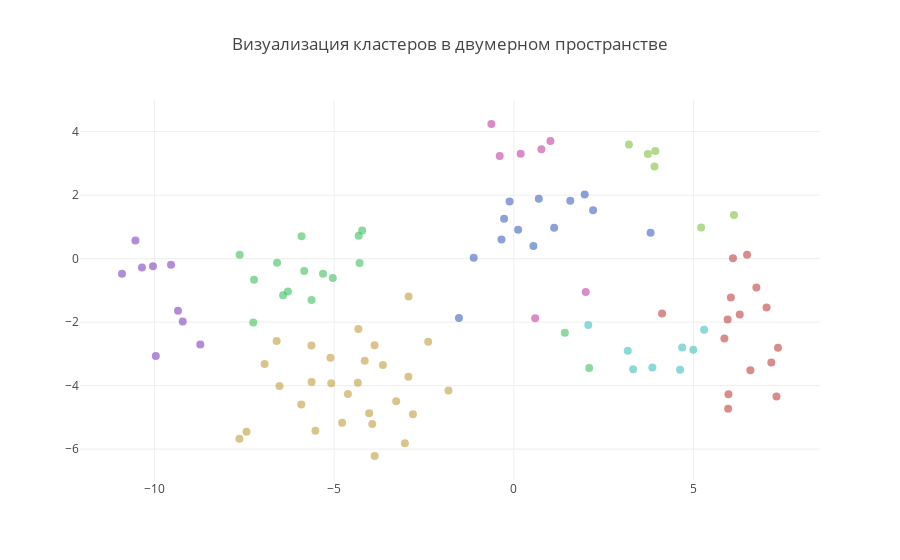

The notebook cell saved with this chart:
### Markdown cell above
Добавим немного интерактива

### Code cell
# добавим немного интерактива (надо настроить слайдер)
for_plt = pd.DataFrame(list(zip(tsne_representation[:, 0], 
                                tsne_representation[:, 1], 
                                list(data_std.columns),
                                preds)), columns=['x', 'y', 'id', 'clust'])

c=['hsl('+str(360/(max(set(preds))+1)*(h+1))+',50%,50%)' for h in preds]

trace = go.Scatter(
    x = for_plt['x'],
    y = for_plt['y'],
    mode = 'markers',
    text = for_plt['id'],
    marker = dict(size= 8,
                  color= c,
                  opacity= 0.6), name = for_plt['clust']
)

layout = dict(title = 'Визуализация кластеров в двумерном пространстве',
              yaxis = dict(zeroline = False),
              xaxis = dict(zeroline = False),
              showlegend = False
             )

fig = dict(data=[trace], layout=layout)

#data = [trace]

iplot(fig)
